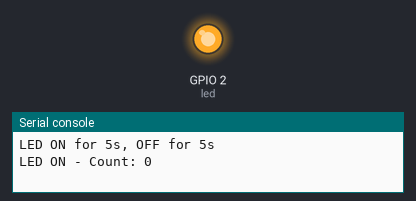
The program below on a simulated ESP32 board running MicroPython. On the bench: output pins drawn as LEDs (lit = HIGH), the last lines printed to the serial console.

Above: at 0.1 s.
At 36.1 s:
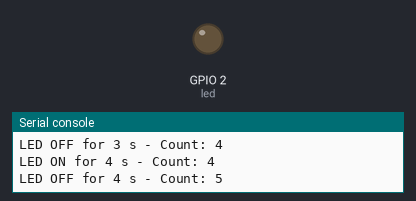
Timing chart, 0 to 37.6 s (numbered marks = the images above):
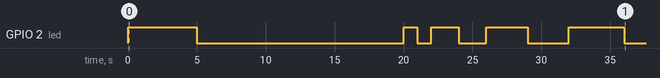

The program:

count_led.py
```python
from machine import Pin, Timer
import time

led = Pin(2, Pin.OUT)   # Onboard LED
timer = Timer(1)

count = 0

# Step 1: LED ON 5s / OFF 5s with counter
print("LED ON for 5s, OFF for 5s")
led.value(1)
print("LED ON - Count:", count)
time.sleep(5)

led.value(0)
count += 1
print("LED OFF - Count:", count)
time.sleep(5)

# Step 2: 10s pause using timer
print("Maintaining 10s delay before pattern")
time.sleep(10)

# Step 3: Variable ON/OFF 1s up to 10s
print("Stage 2: Variable Blink Pattern Start")
for d in range(1, 11):
    led.value(1)
    print("LED ON for", d, "s - Count:", count)
    time.sleep(d)
    led.value(0)
    count += 1
    print("LED OFF for", d, "s - Count:", count)
    time.sleep(d)

print("Pattern Complete")
```

Measured:
- by itself, GPIO 2 (led): LOW → HIGH at 0.00 s, → LOW 5.0 s later, → HIGH 15.0 s later, → LOW 1.0 s later, … (10 changes in this stretch)
